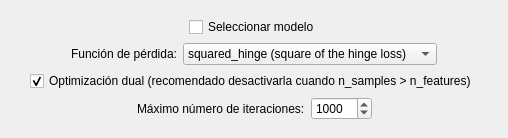
          <widget class="QWidget" name="support_vector_lin">
           <property name="geometry">
            <rect>
             <x>0</x>
             <y>0</y>
             <width>508</width>
             <height>138</height>
            </rect>
           </property>
           <attribute name="label">
            <string>Support Vector Lineal</string>
           </attribute>
           <layout class="QVBoxLayout" name="verticalLayout_14">
            <item>
             <spacer name="verticalSpacer_13">
              <property name="orientation">
               <enum>Qt::Vertical</enum>
              </property>
              <property name="sizeHint" stdset="0">
               <size>
                <width>20</width>
                <height>108</height>
               </size>
              </property>
             </spacer>
            </item>
            <item>
             <layout class="QHBoxLayout" name="horizontalLayout_31">
              <item>
               <spacer name="horizontalSpacer_57">
                <property name="orientation">
                 <enum>Qt::Horizontal</enum>
                </property>
                <property name="sizeHint" stdset="0">
                 <size>
                  <width>40</width>
                  <height>20</height>
                 </size>
                </property>
               </spacer>
              </item>
              <item>
               <widget class="QCheckBox" name="svc_check">
                <property name="text">
                 <string>Seleccionar modelo</string>
                </property>
               </widget>
              </item>
              <item>
               <spacer name="horizontalSpacer_58">
                <property name="orientation">
                 <enum>Qt::Horizontal</enum>
                </property>
                <property name="sizeHint" stdset="0">
                 <size>
                  <width>40</width>
                  <height>20</height>
                 </size>
                </property>
               </spacer>
              </item>
             </layout>
            </item>
            <item>
             <layout class="QHBoxLayout" name="horizontalLayout_32">
              <item>
               <spacer name="horizontalSpacer_59">
                <property name="orientation">
                 <enum>Qt::Horizontal</enum>
                </property>
                <property name="sizeHint" stdset="0">
                 <size>
                  <width>40</width>
                  <height>20</height>
                 </size>
                </property>
               </spacer>
              </item>
              <item>
               <widget class="QLabel" name="label_25">
                <property name="text">
                 <string>Función de pérdida:</string>
                </property>
               </widget>
              </item>
              <item>
               <widget class="QComboBox" name="svc_comboBox">
                <item>
                 <property name="text">
                  <string>squared_hinge (square of the hinge loss)</string>
                 </property>
                </item>
                <item>
                 <property name="text">
                  <string>hinge (standard SVM loss)</string>
                 </property>
                </item>
               </widget>
              </item>
              <item>
               <spacer name="horizontalSpacer_60">
                <property name="orientation">
                 <enum>Qt::Horizontal</enum>
                </property>
                <property name="sizeHint" stdset="0">
                 <size>
                  <width>40</width>
                  <height>20</height>
                 </size>
                </property>
               </spacer>
              </item>
             </layout>
            </item>
            <item>
             <layout class="QHBoxLayout" name="horizontalLayout_33" stretch="0,0,0">
              <item>
               <spacer name="horizontalSpacer_61">
                <property name="orientation">
                 <enum>Qt::Horizontal</enum>
                </property>
                <property name="sizeHint" stdset="0">
                 <size>
                  <width>40</width>
                  <height>20</height>
                 </size>
                </property>
               </spacer>
              </item>
              <item>
               <widget class="QCheckBox" name="dual_svc_checkBox">
                <property name="text">
                 <string>Optimización dual (recomendado desactivarla cuando n_samples &gt; n_features)</string>
                </property>
                <property name="checked">
                 <bool>true</bool>
                </property>
               </widget>
              </item>
              <item>
               <spacer name="horizontalSpacer_62">
                <property name="orientation">
                 <enum>Qt::Horizontal</enum>
                </property>
                <property name="sizeHint" stdset="0">
                 <size>
                  <width>40</width>
                  <height>20</height>
                 </size>
                </property>
               </spacer>
              </item>
             </layout>
            </item>
            <item>
             <layout class="QHBoxLayout" name="horizontalLayout_34">
              <item>
               <spacer name="horizontalSpacer_63">
                <property name="orientation">
                 <enum>Qt::Horizontal</enum>
                </property>
                <property name="sizeHint" stdset="0">
                 <size>
                  <width>40</width>
                  <height>20</height>
                 </size>
                </property>
               </spacer>
              </item>
              <item>
               <widget class="QLabel" name="label_26">
                <property name="text">
                 <string>Máximo número de iteraciones:</string>
                </property>
               </widget>
              </item>
              <item>
               <widget class="QSpinBox" name="svc_spinBox">
                <property name="maximum">
                 <number>99999</number>
                </property>
                <property name="singleStep">
                 <number>100</number>
                </property>
                <property name="value">
                 <number>1000</number>
                </property>
               </widget>
              </item>
              <item>
               <spacer name="horizontalSpacer_64">
                <property name="orientation">
                 <enum>Qt::Horizontal</enum>
                </property>
                <property name="sizeHint" stdset="0">
                 <size>
                  <width>40</width>
                  <height>20</height>
                 </size>
                </property>
               </spacer>
              </item>
             </layout>
            </item>
            <item>
             <spacer name="verticalSpacer_14">
              <property name="orientation">
               <enum>Qt::Vertical</enum>
              </property>
              <property name="sizeHint" stdset="0">
               <size>
                <width>20</width>
                <height>108</height>
               </size>
              </property>
             </spacer>
            </item>
           </layout>
          </widget>
